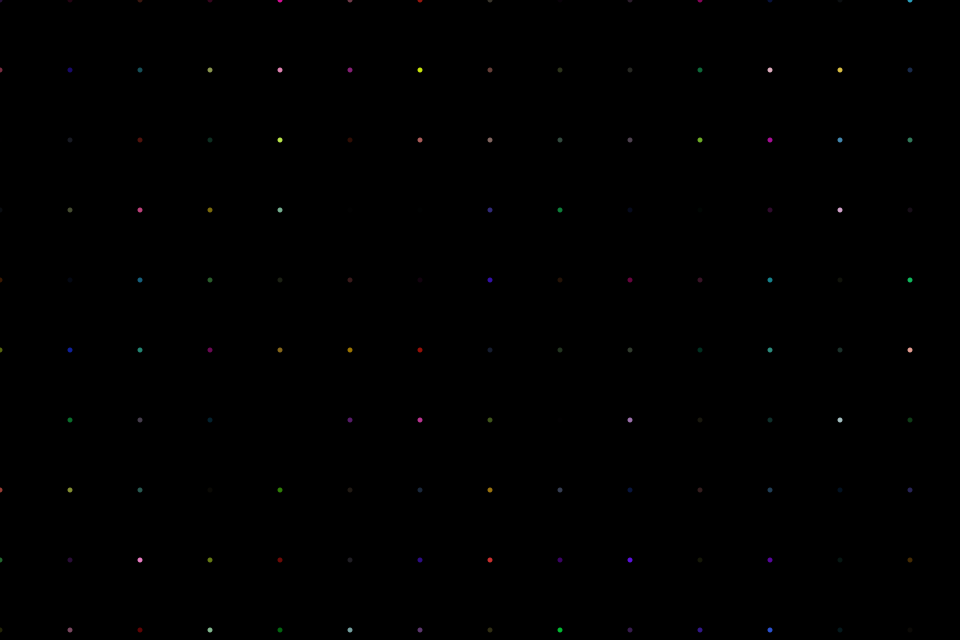
Frame 1 (no input)
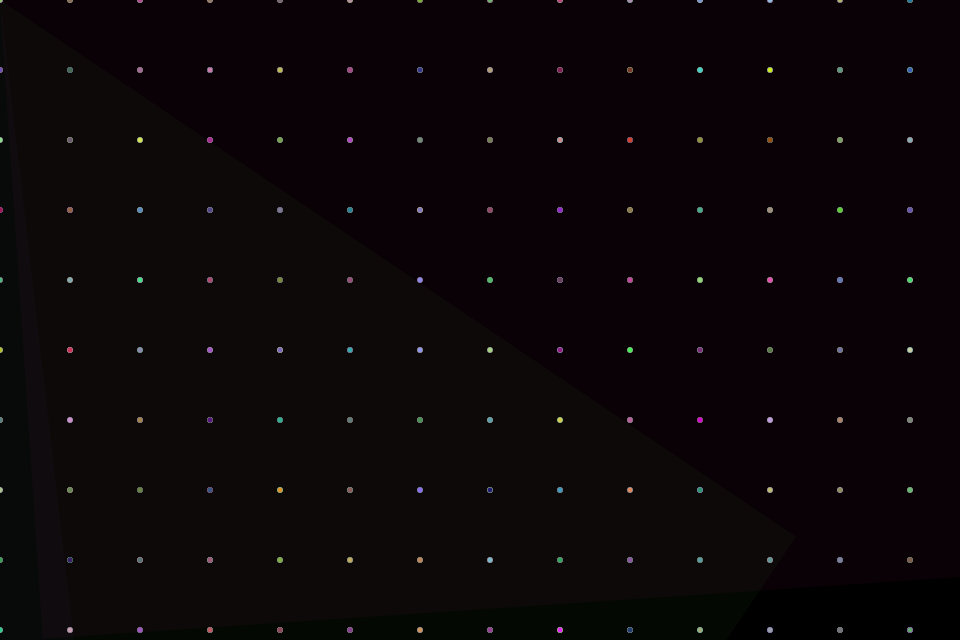
Frame 60 (the mouse pressed at the canvas centre just before this capture)
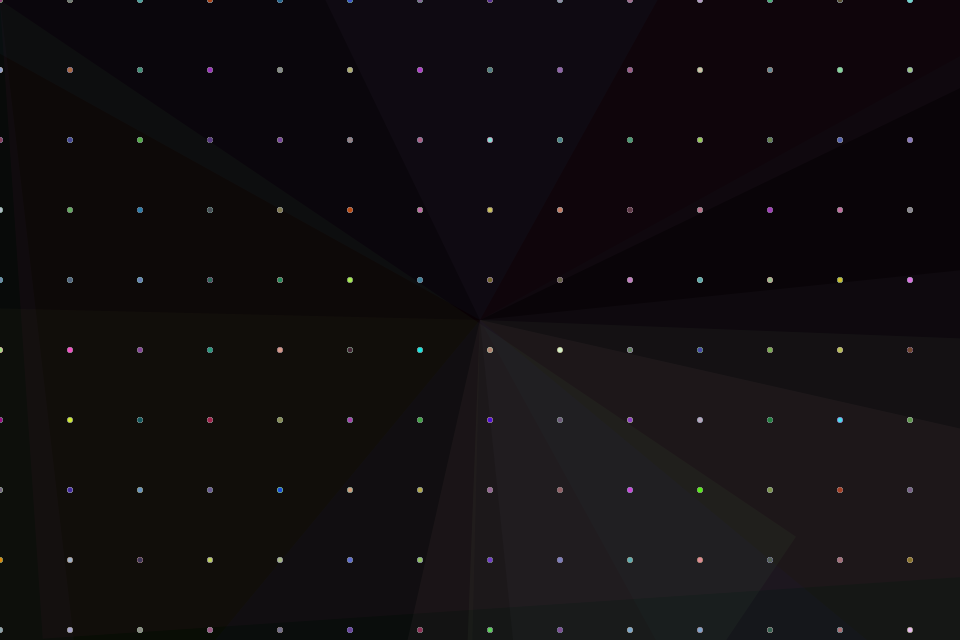
Frame 120 (the mouse held since frame 60 and released just before this capture)

The Processing sketch that drew these frames (run headless with seeded random() and noise(); from frame 60 on, the mouse is pressed at the canvas centre):

// Processing sketch: processing_21867
// ── processing_21867.pde

int triX=-10;
int triY=-20;
int tri2X=-10;
int tri2Y=-20;
int xx;
int trans=80;
int aa=(triX+30);

//-----flower----
 float val;
 float col;
//---------------
boolean firstTime = true;
//--------------------
void setup()
{
 smooth();
 size (960,640);
 background(0);
 frameRate(200);//Specifies the 200 of frames to be displayed every second,for disappearing the lines slowly.
  }
//--------------
void draw()
{
 if(mouseButton == LEFT)
   SS();
   bg();
   translate(mouseX,mouseY);//The system variable mouseX/mouseY contains the current horizontal/vertical coordinate of the mouse.
   rotate(radians(sin(frameCount)*360)); //rotate big rects
 if(frameCount%8==0)
  {
   fill(random(255),random(255),random(255),10);
   rect(0,0,width,height);
  }
//------clear bottom------
 if(keyPressed == true ){
 if(key == 'e' | key == 'E'){
   background (0);
  }
 }
}  
//-----small eliipses----
void ellipse ()
{
 int T1 = (mouseY);
 int a = T1; //----ellipse----
 float n = dist(width/3,height/4,mouseX,mouseY/4);//set of float prop.
 noFill();
 stroke(random(255),random( 255),random(255));
 ellipse(mouseX/16, mouseY/16, n/18, n/18);
}
//--------------
void disegnaEllipse( float angolo, float lunghezza )
{
 pushMatrix();
 
  //rotate(radians(random(190)));
  stroke(100+sin(frameCount)*random(205),50+sin(frameCount*2*PI/3)*random(170),20+sin(frameCount*PI)*random(235));
  strokeWeight(0.75);
  stroke(random(255),random( 255),random(255));
  line( 0,0, lunghezza,0 );
  
 popMatrix();
}
//-------------
void mouseDragged()
{
 ellipse();
 }
 //-------------
void mouseClicked()
{ 
  pushMatrix(); 
  
 if(mouseButton == RIGHT ){
   fill (255, 10);
   rect (0, 0, 400, 400);
   stroke (col, 255, 255);
   if (col > 255) col = 0;
   else col ++;
   float nX = map (sin(radians(val)), -1, 1, 0, 40);
   val += 5;
   bezier (200, 0, nX, 200, 400-nX, 200, 200, 40);
   stroke (random(256) *col, random(255), random(255));
   bezier (0, 200, 200, 400-nX, 200, nX, width/8, 200);
   
  popMatrix();
 }
}

//--------------
void SS() {
  noStroke();
  xx+=1;
  pushMatrix(); 
  
  translate(470, 320); 
   /////second/////
  if(xx>30) { 
    float s=map(second(),0,60,0,TWO_PI)-HALF_PI;
    rotate(s);
    fill(random(255),random(255),100,trans);
    triangle(triX,triY,aa-=3,triY,(triX+275),(triY-20));
    xx=0;
           }
   popMatrix();
}
//-------------
void bg() {
 
  for (int k = 0; k < width; k+=70) {
   for (int l = 0; l< height+200; l+=70) {
       noStroke();
       fill(random(255),random(255),random(255),random(255));//small rect color
       ellipse(k,l,5,5);
  }
 }
}
